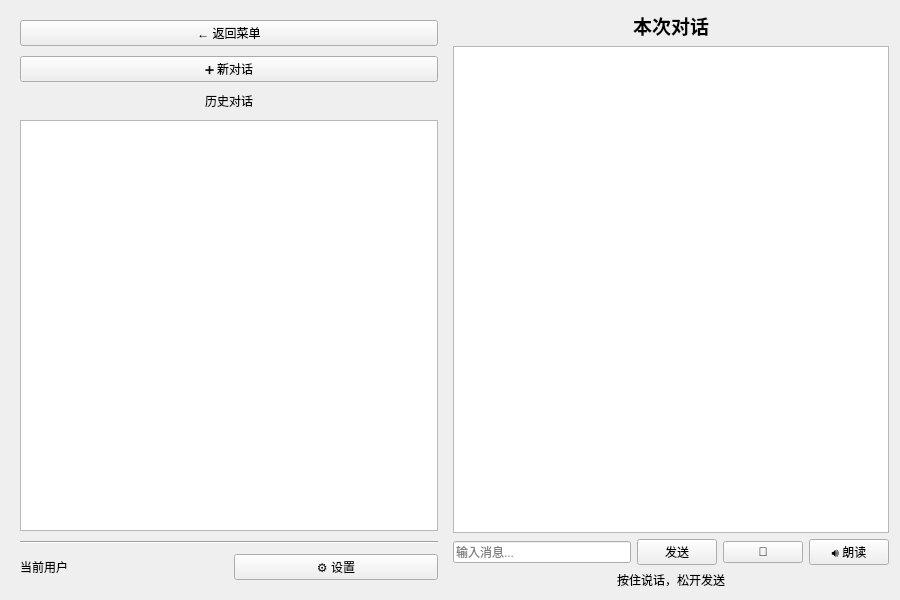
<?xml version="1.0" encoding="UTF-8"?>
<ui version="4.0">
<class>Widget</class>
<widget class="QWidget" name="Widget">
  <property name="geometry">
    <rect>
      <x>0</x>
      <y>0</y>
      <width>900</width>
      <height>600</height>
    </rect>
  </property>
  <property name="windowTitle">
    <string>茯苓 - 医疗智能助手</string>
  </property>
  <layout class="QHBoxLayout" name="mainLayout">

    <!-- 左侧栏 -->
    <item>
      <widget class="QWidget" name="leftWidget">
        <property name="minimumWidth">
          <number>220</number>
        </property>
        <property name="maximumWidth">
          <number>220</number>
        </property>
        <layout class="QVBoxLayout" name="leftLayout">
          <property name="spacing">
            <number>10</number>
          </property>
          <item>
            <widget class="QPushButton" name="backBtn">
              <property name="text">
                <string>← 返回菜单</string>
              </property>
              <property name="minimumHeight">
                <number>40</number>
              </property>
            </widget>
          </item>
          <item>
            <widget class="QPushButton" name="newChatBtn">
              <property name="text">
                <string>➕ 新对话</string>
              </property>
              <property name="minimumHeight">
                <number>40</number>
              </property>
            </widget>
          </item>
          <item>
            <widget class="QLabel" name="historyTitle">
              <property name="text">
                <string>历史对话</string>
              </property>
              <property name="alignment">
                <set>Qt::AlignCenter</set>
              </property>
            </widget>
          </item>
          <item>
            <widget class="QListWidget" name="historyList"/>
          </item>
          <item>
            <widget class="Line" name="line">
              <property name="orientation">
                <enum>Qt::Horizontal</enum>
              </property>
            </widget>
          </item>
          <item>
            <layout class="QHBoxLayout" name="userLayout">
              <item>
                <widget class="QLabel" name="userLabel">
                  <property name="text">
                    <string>当前用户</string>
                  </property>
                </widget>
              </item>
              <item>
            <widget class="QPushButton" name="settingsBtn">
              <property name="text">
                <string>⚙️ 设置</string>
              </property>
            </widget>
          </item>
            </layout>
          </item>
        </layout>
      </widget>
    </item>

    <!-- 右侧聊天区域 -->
    <item>
      <layout class="QVBoxLayout" name="rightLayout">
        <item>
          <widget class="QLabel" name="chatTitleLabel">
            <property name="text">
              <string>本次对话</string>
            </property>
            <property name="alignment">
              <set>Qt::AlignCenter</set>
            </property>
            <property name="font">
              <font>
                <pointsize>14</pointsize>
                <bold>true</bold>
              </font>
            </property>
          </widget>
        </item>
        <item>
          <widget class="QTextBrowser" name="textBrowser">
            <property name="openExternalLinks">
              <bool>true</bool>
            </property>
          </widget>
        </item>
        <item>
          <layout class="QHBoxLayout" name="inputLayout">
            <item>
              <widget class="QLineEdit" name="lineEdit">
                <property name="placeholderText">
                  <string>输入消息...</string>
                </property>
                <property name="minimumHeight">
                  <number>36</number>
                </property>
              </widget>
            </item>
            <item>
              <widget class="QPushButton" name="pushButton">
                <property name="text">
                  <string>发送</string>
                </property>
                <property name="minimumWidth">
                  <number>70</number>
                </property>
              </widget>
            </item>
            <item>
              <widget class="QPushButton" name="voiceBtn">
                <property name="text">
                  <string>🎤</string>
                </property>
                <property name="minimumWidth">
                  <number>50</number>
                </property>
              </widget>
            </item>
            <item>
              <widget class="QPushButton" name="readBtn">
                <property name="text">
                  <string>🔊 朗读</string>
                </property>
                <property name="minimumWidth">
                  <number>60</number>
                </property>
              </widget>
            </item>
          </layout>
        </item>
        <item>
          <widget class="QLabel" name="voiceLabel">
            <property name="text">
              <string>按住说话，松开发送</string>
            </property>
            <property name="alignment">
              <set>Qt::AlignCenter</set>
            </property>
          </widget>
        </item>
      </layout>
    </item>
  </layout>
</widget>
<resources/>
<connections/>
</ui>
